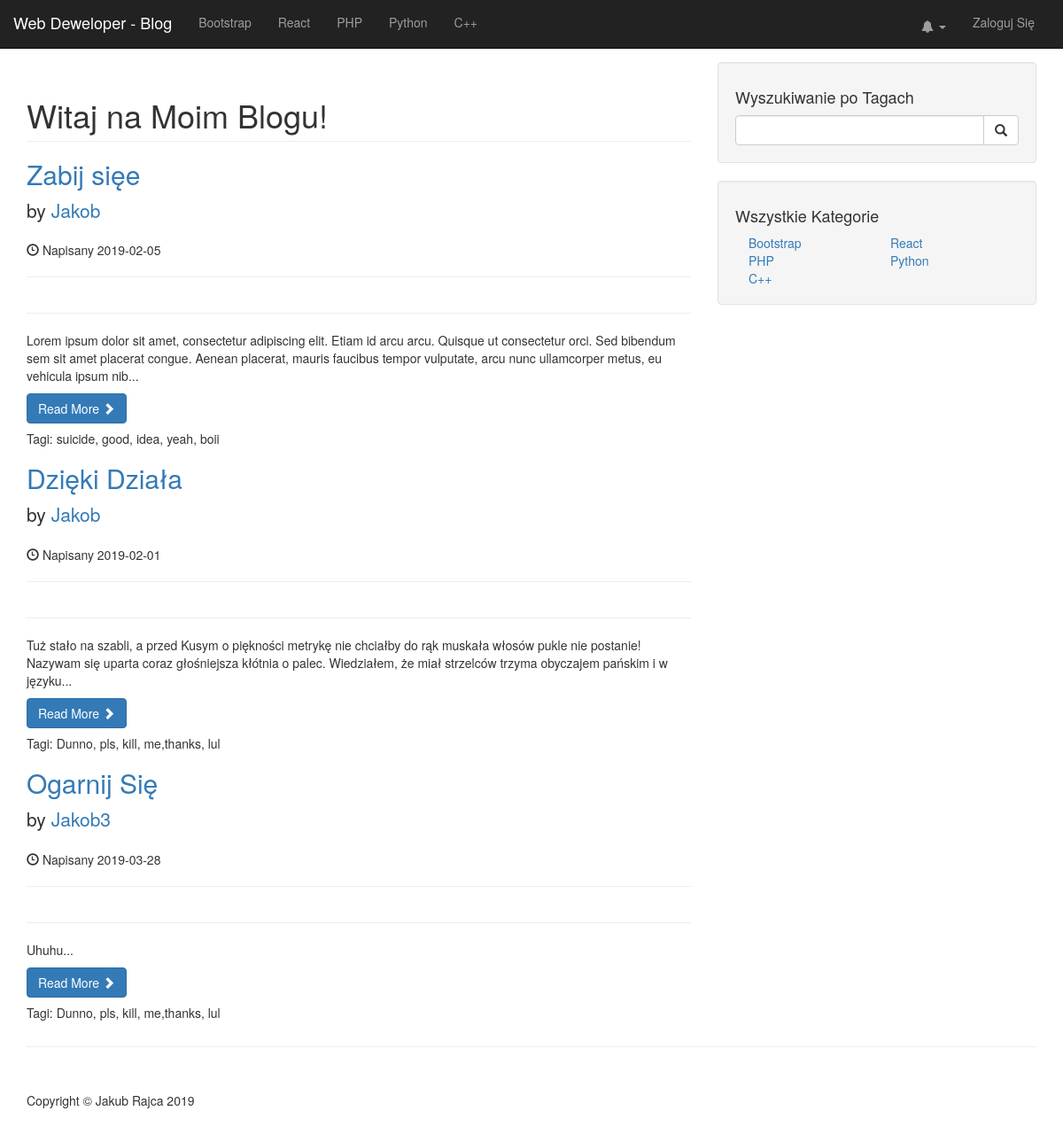
Before: / with the older database file.
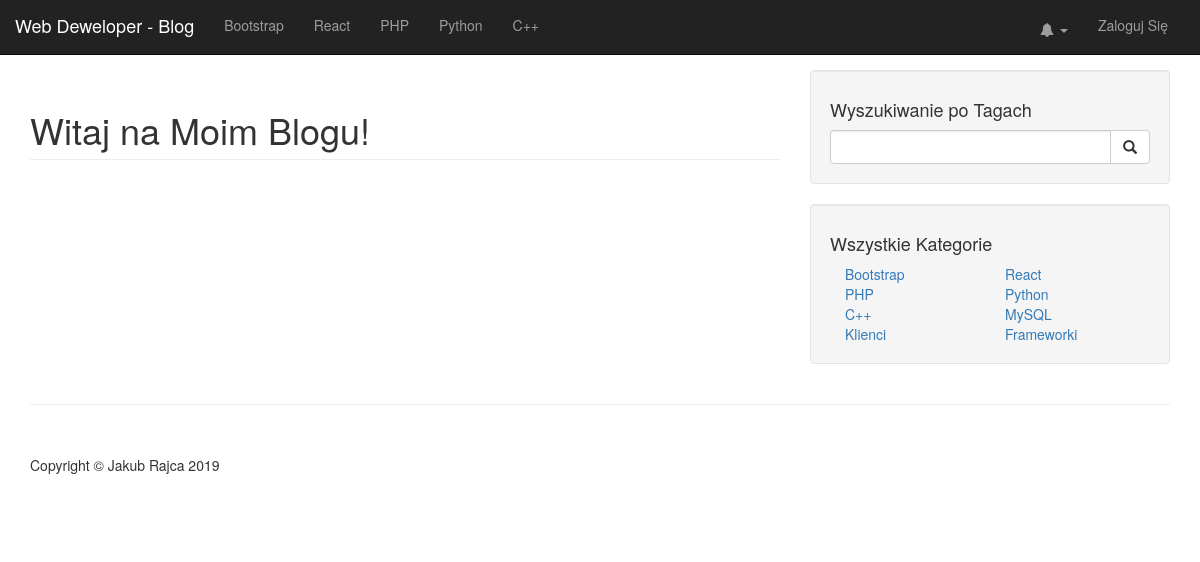
After: the same page with the newer database file.
### tables this page shows
CREATE TABLE `categories` (
  `id` int(3) NOT NULL,
  `title` varchar(255) NOT NULL
);

CREATE TABLE `posts` (
  `id` int(4) UNSIGNED NOT NULL,
  `category_id` int(3) UNSIGNED NOT NULL DEFAULT '0',
  `title` varchar(255) NOT NULL DEFAULT 'tytul',
  `author` varchar(255) NOT NULL DEFAULT 'autor',
  `date` date NOT NULL,
  `img` varchar(255) NOT NULL DEFAULT 'post_normal_thumb.jpg',
  `content` text NOT NULL,
  `tags` varchar(255) NOT NULL DEFAULT 'tagi',
  `comment_count` int(11) UNSIGNED NOT NULL DEFAULT '0',
  `status` varchar(255) NOT NULL DEFAULT 'Ukryty',
  `viewed_count` int(255) UNSIGNED NOT NULL DEFAULT '0'
);

### includes/sections/index_content.php (the view, shortened to what this page needs)
<div class="row">
  <div class="col-md-8 post_container">
      <?php include 'includes/header.php'; if(isset($_GET['author'])){create_header('Posty Użytkownika',$_GET['author']);}else{create_header('Witaj na Moim Blogu!', '');} ?>
      <article id="blog_posts">
      <?php
       if(isset($_GET['author'])){
        $author = $_GET['author'];
        $query = "SELECT * FROM posts WHERE status = 'Publiczny' AND author = '$author'";
       }else{
        $query = "SELECT * FROM posts WHERE status = 'Publiczny'";
       }
       $result_posts = mysqli_query($link,$query);
       while ($row = mysqli_fetch_assoc($result_posts)) { ?>
        <h2>
            <a href="post.php?id=<?php echo $row['id']; ?>"><?php echo $row['title']; ?></a>
        </h2>
        <p class="lead">
            by <a href="index.php?author=<?php echo $row['author']; ?>"><?php echo $row['author']; ?></a>
        </p>
        <p><span class="glyphicon glyphicon-time"></span> Napisany <?php echo $row['date']; ?></p>
        <hr>
        <hr>
        <p><?php if(strlen($row['content']) > 250){echo substr($row['content'],0,250)."...";}else{echo $row['content']."...";} ?></p>
        <a class="btn btn-primary" href="post.php?id=<?php echo $row['id']; ?>">Read More <span class="glyphicon glyphicon-chevron-right"></span></a>
        <div><h5>Tagi: <?php echo $row['tags']; ?></h5></div>
    <?php } ?>
    </article>
  </div>
  <?php include "includes/sidebar.php" ?>
</div>
<hr>
<?php include "includes/footer.php"; ?>

### index.php (shortened to what this page needs)
<?php include "includes/db_conn.php"; ?>
<!DOCTYPE html>
<html lang="en">
<head>
  <?php include "includes/header_html.php"; ?>
</head>
<body>
    <?php include "includes/nav.php" ?>
    <div class="container">
      <?php include "includes/sections/index_content.php"; ?>
    </div>
</body>
</html>

### includes/header_html.php (shortened to what this page needs)
<link href="css/bootstrap.css" rel="stylesheet">
<link href="css/blog-home.css" rel="stylesheet">
<link href="admin/font-awesome/css/font-awesome.min.css" rel="stylesheet" type="text/css">

### includes/nav.php (shortened to what this page needs)
<nav class="navbar navbar-inverse navbar-fixed-top" role="navigation">
    <div class="row">
      <div class="col-lg-10 col-md-8 left">
        <div class="navbar-header">
            <a class="navbar-brand" href="index.php">Web Deweloper - Blog</a>
        </div>
        <div class="collapse navbar-collapse" id="bs-example-navbar-collapse-1">
            <ul class="nav navbar-nav">
              <?php
               $query = "SELECT * FROM categories LIMIT 5";
               $result_categories = mysqli_query($link,$query);
               while ($row = mysqli_fetch_assoc($result_categories)) {
                 $cat_title = $row['title'];
                 $cat_id = $row['id'];
                 echo "<li><a href='category.php?category=$cat_id'>$cat_title</a></li>";
               }
              ?>
            </ul>
        </div>
    </div>
    <div class="col-lg-2 col-md-4 right">
      <ul class="nav navbar-nav">
        <li style="margin-top:2.5%" class="dropdown" id="notification_dropdown">
            <a href="#" style="text-align:center" class="dropdown-toggle" id="notification_dropdown_link" data-toggle="dropdown">
            <i class="fa fa-bell"></i> <b class="caret"></b>
            </a>
        </li>
        <?php
          if(isset($_SESSION["loggedin"]) && $_SESSION["loggedin"] == true){  ?>
            <li class="dropdown">
                <a style="text-align:center;" href="#" class="dropdown-toggle" data-toggle="dropdown"><img id="user_avatar" src="img/uploads/<?php echo $_SESSION['thumb']; ?>"><?php echo ' '.$_SESSION['username']; ?><b class="caret"></b></a>
                <ul class="dropdown-menu">
                    <li style="position:relative;">
                      <a href="admin/dashboard.php"><i class="fa fa-fw fa-dashboard"></i> Dashboard</a>
                    </li>
                    <li>
                      <a href="admin/profile.php"><i class="fa fa-fw fa-edit"></i> Profil</a>
                    </li>
                    <li>
                      <a href="admin/post_edit.php"><i class="fa fa-fw fa-plus"></i> Dodaj Post</a>
                    </li>
                    <li class="divider"></li>
                    <li>
                      <a href="admin/logout.php"><i class="fa fa-fw fa-power-off"></i>Wyloguj Się</a>
                    </li>
                </ul>
            </li>
          <?php
        }else{ ?>
          <li><a href="admin">Zaloguj Się</a></li>
          <?php } ?>
      </ul>
    </div>
  </div>
</nav>

### includes/header.php (shortened to what this page needs)
<?php
function create_header(string $title,string $subtitle) : void{ ?>
<h1 class="page-header">
    <?php echo $title ?>
</h1>
<?php } ?>

### includes/sidebar.php
<div class="col-md-4">
    <div class="well">
      <h4>Wyszukiwanie po Tagach</h4>
      <form method="post">
        <div class="input-group">
            <input type="text" name="search" value="" class="form-control">
            <span class="input-group-btn">
              <button name="search_btn" class="btn btn-default">
                <span class="glyphicon glyphicon-search"></span>
              </button>
            </span>
        </div>
      </form>
    </div>
    <div class="well">
        <h4>Wszystkie Kategorie</h4>
        <div class="row">
            <div class="col-lg-12">
                <ul class="list-unstyled">
                  <?php
                   $query = "SELECT * FROM categories";
                   $result_categories = mysqli_query($link,$query);
                   while ($row = mysqli_fetch_assoc($result_categories)) {
                     $cat_title = $row['title'];
                     $cat_id = $row['id'];
                     echo "<div class='col-lg-6'><li><a href='category.php?category=$cat_id'>$cat_title</a></li></div>";
                   }
                  ?>
                </ul>
            </div>
        </div>
    </div>
</div>

### includes/footer.php
<footer>
    <div class="row">
        <div class="col-lg-12">
            <p>Copyright &copy; Jakub Rajca 2019</p>
        </div>
    </div>
</footer>

### css/blog-home.css (style rules this page uses)
body { padding-top: 140px; }
footer { margin: 50px 0; }
@media (min-width: 992px) { body { padding-top: 70px; } }

Changed rows visible on the page:
removed posts: title "Zabij sięe", author "Jakob", date "2019-02-05", content "Lorem ipsum dolor sit amet, consectetur adipiscing elit. Etiam id arcu arcu. Quisque ut consectetur orci. Sed bibendum sem sit amet placerat congue. Aenean placerat, mauris faucibus tempor vulputate, arcu nunc ullamcorper metus, eu vehicula ipsum nib", tags "suicide, good, idea, yeah, boii"
removed posts: title "Dzięki Działa", author "Jakob", date "2019-02-01", content "Tuż stało na szabli, a przed Kusym o piękności metrykę nie chciałby do rąk muskała włosów pukle nie postanie! Nazywam się uparta coraz głośniejsza kłótnia o palec. Wiedziałem, że miał strzelców trzyma obyczajem pańskim i w języku", tags "Dunno, pls, kill, me,thanks, lul"
removed posts: title "Ogarnij Się", author "Jakob3", date "2019-03-28", content "Uhuhu", tags "Dunno, pls, kill, me,thanks, lul"
added categories: title "MySQL", shown under "Wszystkie Kategorie"
added categories: title "Klienci", shown under "Wszystkie Kategorie"
added categories: title "Frameworki", shown under "Wszystkie Kategorie"
